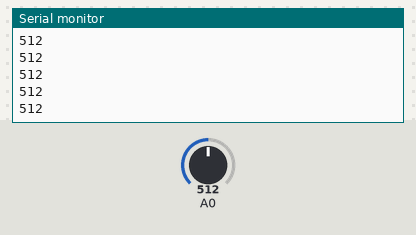
This sketch was run on a simulated Arduino Uno, built with avr-gcc and run on an emulated ATmega328P. Parts: the last lines printed to the serial monitor. Inputs (shaded band) come from the test bench; at power-on: A0 = 512.

Above: at 1.2 s.
1.3 s: A0 set to 716
At 1.8 s:
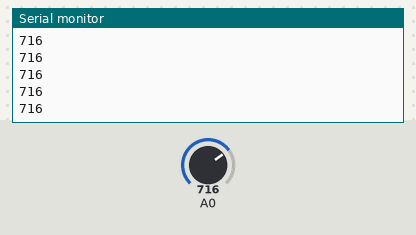
2.8 s: A0 set to 900
At 3.7 s:
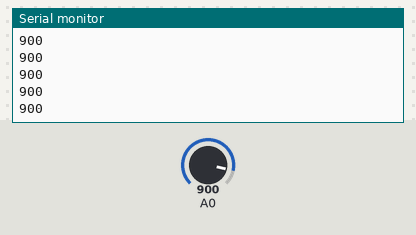
Timing chart, 0 to 5.8 s (numbered marks = the images above; inputs shaded):
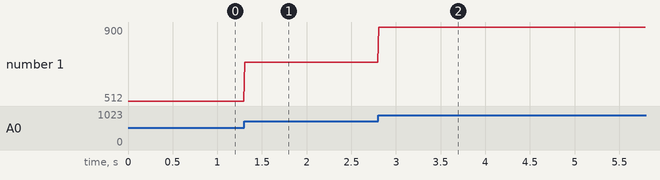

The sketch:

freqCount_01.ino
```cpp
void setup() {
  // put your setup code here, to run once:
  pinMode(2, INPUT);
  Serial.begin(9600);
}

uint32_t time;

void loop() {
  // put your main code here, to run repeatedly:
//time =  pulseIn(2, HIGH);
//Serial.println(time);

Serial.println(analogRead(0));

delay(10);

}
```

Measured:
- after the input at 1.3 s, the serial monitor: prints a new line at once (image 1)
- after the input at 2.8 s, the serial monitor: prints a new line at once (image 2)
- plotted number 1: 512 → 716 after the input at 1.3 s, 716 → 900 after the input at 2.8 s
